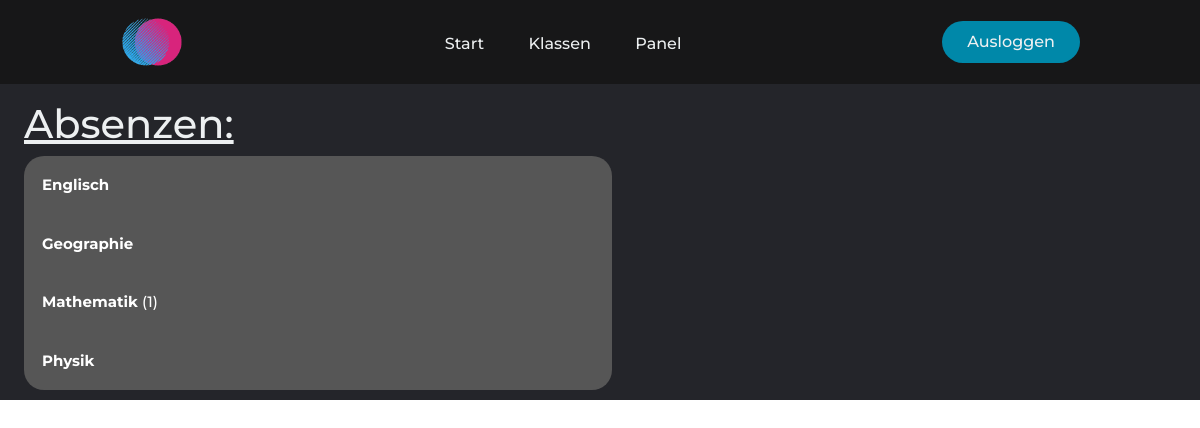
Page /absenzen (signed in) on the committed database.
### mainApp/models.py (models this page shows, shortened)
class Subject(models.Model):
    teacher = models.ForeignKey(Person, on_delete=models.CASCADE, blank=True, null=True)
    name = models.CharField(max_length=20)

### mainApp/views.py (the view)
# urls.py: path('absenzen', views.absenzen, name='absenzen'),
def absenzen(request):
    if request.user.is_authenticated:  # if user is logged in
        absenzen_local = Absenzen.get_absenzen(student=request.user.id)
        absenzen_sum_local = Absenzen.get_sum(absenzen_dict=absenzen_local)
        return render(request, 'absenzen.html', {'absenzen_dict': absenzen_local, 'absenzen_sum_dict': absenzen_sum_local})
    else:  # else redirect to login page
        return redirect('loginForm:login')

### mainApp/models.py (called while the page is built)
    def is_teacher(self):
        return self.groups.filter(name='Teacher').exists()

    @staticmethod
    def get_sum(absenzen_dict):
        absenzen_sum_dict = {}
        for subject, absenz in absenzen_dict.items():
            absenzen_sum = 0
            for absenz_list in absenz:
                if absenz_list['Entschuldigt'] == 'Nein' and not absenz_list['Abgelaufen']:  # alle unentschuldigten nicht abgelaufenen
                    absenzen_sum += 1
            absenzen_sum_dict[subject] = absenzen_sum
        return absenzen_sum_dict

### mainApp/templatetags/main_extra.py (called while the page is built)
@register.filter
def get_item(dictionary, key):
    return dictionary.get(key)

@register.filter
def get_class_button(local_dict, item):
    local_list = list(local_dict)
    if local_list.index(item) == 0:
        return 'collapsible top-collapsible'
    elif local_list.index(item) == len(local_list) - 1:
        return 'collapsible bottom-collapsible'
    return 'collapsible'

### mainApp/templates/absenzen.html (shortened to what this page needs)
{% extends 'layout.html' %}
{% load main_extra %}
{% block body %}
    <main>
        <div class="personal-info">
            <h1>
                <u>Absenzen:</u>
            </h1>
            {% if absenzen_dict %}
                {% for subject, absenzen in absenzen_dict.items  %}
                    <button class="{{ absenzen_dict.keys|get_class_button:subject }}" type="button" onclick="collapse_show_button(this)">
                        <strong>{{ subject }}</strong> {% if absenzen_sum_dict|get_item:subject > 0 %}({{ absenzen_sum_dict|get_item:subject }}){% endif %}
                    </button>
                {% endfor %}
                {% else %}
                <p>Noch keine Fächer eingetragen!</p>
            {% endif %}
        </div>
    </main>
{% endblock %}

### static/css/styles.css (style rules this page uses)
* { --main-bg-color: #24252A; --nav-bg-color: #171718; --button-roundness: 20px; box-sizing: border-box; margin: 0; padding: 0; }
li, a, button { font-family: "Montserrat", sans-serif; font-weight: 500; font-size: 16px; color: #edf0f1; text-decoration: none; }
h1, h2 { font-family: "Montserrat", sans-serif; font-weight: 500; color: #edf0f1; text-decoration: none; }
main { background-color: var(--main-bg-color); min-width: 100%; min-height: 100%; }
.personal-info { padding-top: 2vh; padding-bottom: 10px; margin-left: 2vw; color: #edf0f1; }
.collapsible { transition: all 0.1s linear; background-color: #565656; color: white; cursor: pointer; padding: 18px; width: 50%; border: none; text-align: left; outline: none; font-size: 15px; }
.collapsible.top-collapsible { border-top-left-radius: var(--button-roundness); border-top-right-radius: var(--button-roundness); }
.collapsible.bottom-collapsible { border-bottom-left-radius: var(--button-roundness); border-bottom-right-radius: var(--button-roundness); }

### rows in the picture
Subject: absenzen_dict "Englisch"
Subject: absenzen_dict "Geographie"
Subject: absenzen_dict "Mathematik", absenzen_dict "1"
Subject: absenzen_dict "Physik"
